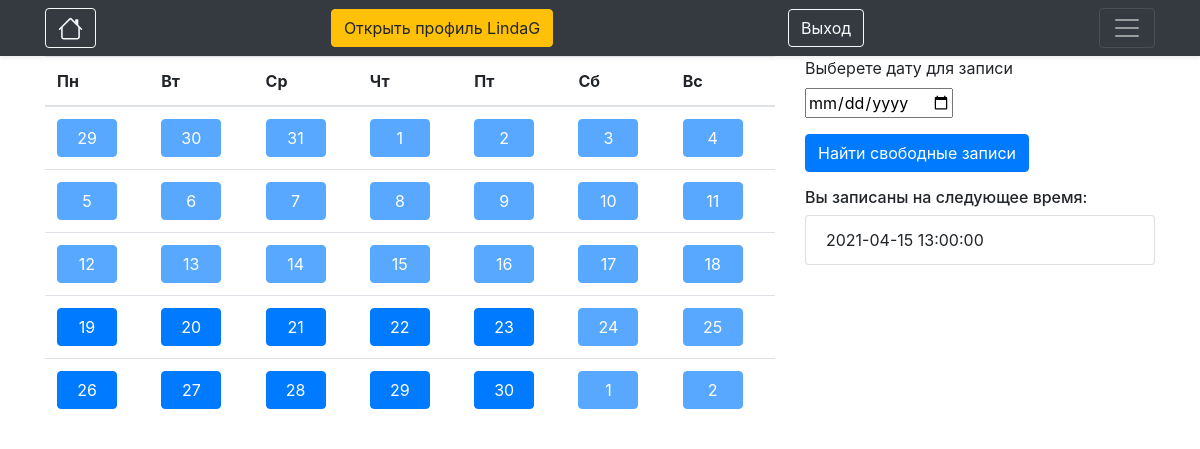
Before: / (signed in) with the older database file.
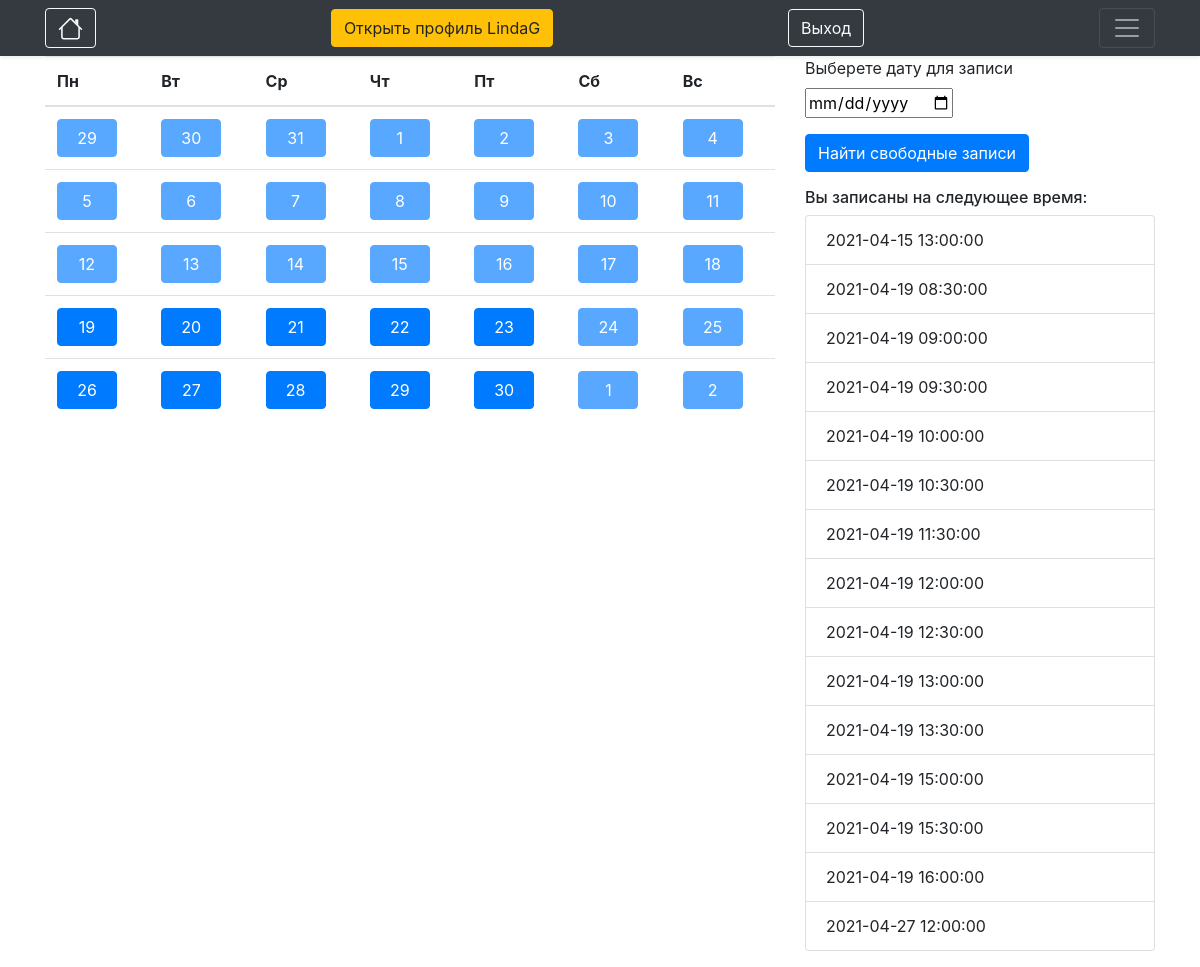
After: the same page with the newer database file.
### app/models.py (models this page shows, shortened)
class Client(db.Model, UserMixin):
    __tablename__ = 'clients'
    id = db.Column(db.Integer, primary_key=True, autoincrement=True)
    username = db.Column(db.String(60), index=True, unique=True, nullable=False)
    password = db.Column(db.String(128))
    firstname = db.Column(db.String(50), nullable=True)
    lastname = db.Column(db.String(50), nullable=True)
    sex = db.Column(db.Enum(Gender), nullable=True)
    birthday = db.Column(db.Date, nullable=True)
    phone = db.Column(db.String(15), nullable=False, unique=True)
    email = db.Column(db.String(150), nullable=True, unique=True)
    records = db.relationship(
        'Record',
        backref=db.backref('client', lazy='joined'),
        lazy='dynamic'
        )

class Record(db.Model):
    __tablename__ = 'records'
    id = db.Column(db.Integer, primary_key=True, autoincrement=True)
    client_id = db.Column(db.Integer, db.ForeignKey('clients.id'), nullable=False)
    worker_id = db.Column(db.Integer, db.ForeignKey('workers.id'), nullable=False)
    text = db.Column(db.Text, nullable=True)
    published = db.Column(db.DateTime, nullable=False)
    start_time = db.Column(db.TIMESTAMP, nullable=False)
    duration = db.Column(db.Integer, nullable=False)
    status = db.Column(db.Enum(RecordType), nullable=True)

### app/__init__.py (the view)
    @app.route('/')
    def index():
        filter_form = FilterForm()
        month = get_current_month()
        if current_user.is_authenticated:
            user_id = Client.query.filter(Client.username == current_user.username).first().id
            records_client = Record.query.filter_by(client_id=user_id).order_by(Record.start_time).all()
            return render_template('index.html', records=records_client, form=filter_form, month=month, current_date=datetime.now().date())
        return render_template('index.html', form=filter_form, month=month, current_date=datetime.now().date())

### app/forms.py
class FilterForm(FlaskForm):
    date = DateField('Выберете дату для записи', validators=[DataRequired()], format='%Y-%m-%d')
    submit = SubmitField('Найти свободные записи', render_kw={"class": "btn btn-primary"})

### app/date_cheker.py (called while the page is built)
def get_current_month():
    current_date = datetime.date.today()
    month = Calendar().monthdatescalendar(current_date.year, current_date.month)
    return month

### app/templates/index.html (shortened to what this page needs)
{% extends "base.html" %}
{% block page_content %}
    <div class="row">
        <div class="col-8">
            <table class="table">
                <thead>
                    <tr>
                      <th scope="col">Пн</th>
                      <th scope="col">Вт</th>
                      <th scope="col">Ср</th>
                      <th scope="col">Чт</th>
                      <th scope="col">Пт</th>
                      <th scope="col">Сб</th>
                      <th scope="col">Вс</th>
                    </tr>
                </thead>
                <tbody>
                    {% for week in month %}
                        <tr>
                        {% for day in week %}
                            {% if day.isoweekday() <= 5 and day >= current_date %}
                                <td><a class="btn btn-primary" href="{{ url_for('check_date', day=day) }}" role="button" style="display:block;width:60px">{{ day.day }}</a></td>
                            {% else %}
                                <td><a class="btn btn-primary disabled" tabindex="-1" href="#" role="button" style="display:block;width:60px" aria-disabled="true">{{ day.day }}</a></td>
                            {% endif%}
                        {% endfor %}
                        </tr>
                    {% endfor %}
                </tbody>
            </table>
        </div>
        <div class="col-4">
            <form action="{{ url_for('check_date') }}" method="POST">
                <div class="form-group">
                    {{ form.date.label }}
                    {{ form.date() }}
                </div>
                {{ form.submit }}
            </form>
            {% if current_user.username %}
                <h6>Вы записаны на следующее время:</h6>
            {% endif %}
            <ul class="list-group">
            {% for record in records %}
                <li class="list-group-item">{{ record.start_time }}</li>
            {% endfor %}
            </ul>
        </div>
    </div>
{% endblock %}

### app/templates/base.html (shortened to what this page needs)
<!doctype html>
<html lang="ru">
  <head>
    <link rel="stylesheet" href="https://stackpath.bootstrapcdn.com/bootstrap/4.1.3/css/bootstrap.min.css">
  </head>
  <body>
    <header>
        <div class="navbar navbar-dark bg-dark shadow-sm">
            <div class="container d-flex justify-content-between">
                <a href="/" class="btn btn-outline-light me-2" role="button">
                </a>
                {% if current_user.username %}
                    <a href="#" class="btn btn-warning" role="button">Открыть профиль {{ current_user.username }}</a>
                    <a href="{{ url_for('logout') }}" class="btn btn-outline-light me-2" role="button">Выход</a>
                {% else %}
                    <a href="#" class="btn btn-warning disabled" role="button">Неавторизованный пользователь</a>
                    <a href="{{ url_for('login') }}" class="btn btn-outline-light me-2" role="button">Войти</a>
                {% endif %}
                <button class="navbar-toggler" type="button" data-toggle="collapse" data-target="#navbarHeader" aria-controls="navbarHeader" aria-expanded="false" aria-label="Toggle navigation">
                    <span class="navbar-toggler-icon"></span>
                </button>
            </div>
        </div>
    </header>
    <div class="container">
        {% block page_content %}{% endblock %}
    </div>
  </body>
</html>

Changed rows visible on the page:
added Record: start_time "2021-04-19 08:30:00"
added Record: start_time "2021-04-19 09:00:00"
added Record: start_time "2021-04-19 09:30:00"
added Record: start_time "2021-04-19 10:00:00"
added Record: start_time "2021-04-19 10:30:00"
added Record: start_time "2021-04-19 11:30:00"
added Record: start_time "2021-04-19 12:00:00"
added Record: start_time "2021-04-19 12:30:00"
added Record: start_time "2021-04-19 13:00:00"
added Record: start_time "2021-04-19 13:30:00"
added Record: start_time "2021-04-19 15:00:00"
added Record: start_time "2021-04-19 15:30:00"
added Record: start_time "2021-04-19 16:00:00"
added Record: start_time "2021-04-27 12:00:00"
